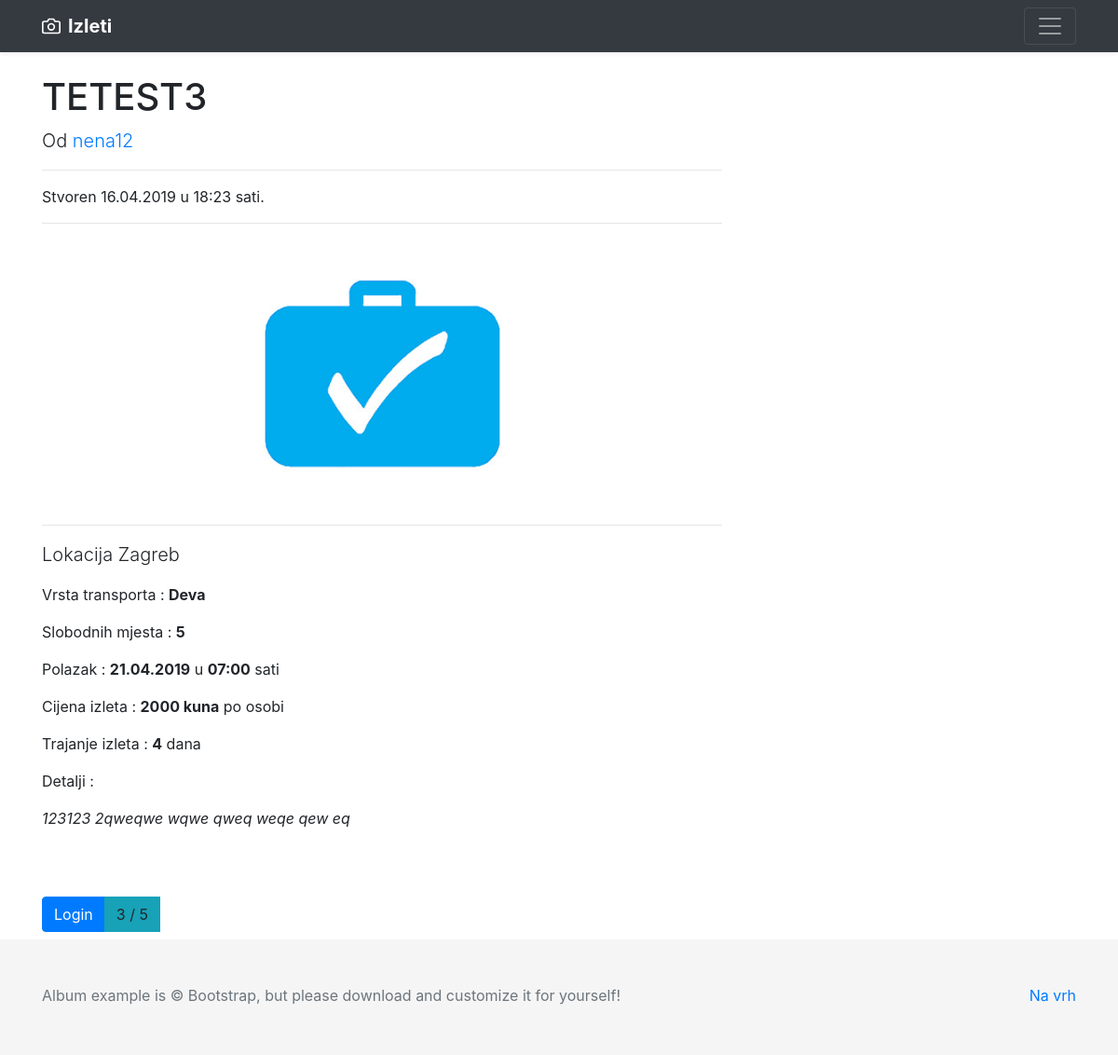
The page /show_trip/3 on the database its author committed.
### app/models.py (models this page shows, shortened)
class Trip(db.Model):
    id = db.Column(db.Integer, primary_key=True)
    name = db.Column(db.String(50), unique=True, nullable=False)
    location = db.Column(db.String(100), nullable=False)
    user_id = db.Column(db.Integer, db.ForeignKey('user.id'), nullable=False)
    date_created = db.Column(db.DateTime, nullable=False, default=datetime.utcnow)
    price = db.Column(db.Integer, nullable=False)
    people_number = db.Column(db.Integer, nullable=False)
    starting_at = db.Column(db.DateTime, nullable=False)
    transport_type = db.Column(db.String(30), nullable=False)
    trip_duration = db.Column(db.Integer, nullable=False)
    details = db.Column(db.Text, nullable=False)
    image_file = db.Column(db.String(20), nullable=False, default='trip_default.jpg')

class User(db.Model, UserMixin):
    id = db.Column(db.Integer, primary_key=True)
    first_name = db.Column(db.String(25), nullable=False)
    last_name = db.Column(db.String(25), nullable=False)
    full_name = db.Column(db.String(51), nullable=False)
    username = db.Column(db.String(20), unique=True, nullable=False)
    email = db.Column(db.String(50), unique=True, nullable=False)
    address = db.Column(db.String(60))
    country = db.Column(db.String(30))
    phone_number = db.Column(db.String(25))
    gender = db.Column(db.Enum('male', 'female'), nullable=False)
    birth_date = db.Column(db.Date)
    about_me = db.Column(db.String(120))
    date_joined = db.Column(db.DateTime, nullable=False, default=datetime.utcnow)
    active = db.Column(db.Enum('yes', 'no'), default='yes')
    image_file = db.Column(db.String(20), nullable=False, default='default.jpg')
    password = db.Column(db.String(60), nullable=False)
    trips = db.relationship('Trip', backref='author', lazy=True)
    trips_joined = db.relationship('Trip', secondary=user_identifier, lazy='subquery',
                                   backref=db.backref('users', lazy=True))

### app/trips/routes.py (the view)
@trips.route("/show_trip/<int:trip_id>")
def show_trip(trip_id):
    selected_trip = Trip.query.get_or_404(trip_id)
    counter = 0
    for user in selected_trip.users:
        counter+=1                      # broj korisnika prijavljenih na izlet
    users = User.query.filter(User.trips_joined.any(id=trip_id)).all()
    mylist = [x.username for x in users]
    print(mylist)
    return render_template('show_trip2.html', title=selected_trip.location, trip=selected_trip,
                           users=users, counter=counter, mylist=mylist)

### app/templates/show_trip2.html (shortened to what this page needs)
{% extends "layout.html" %}
{% block content %}
{% set iterated = {'i': False} %}
  <div class="container">
    <div class="row">
      <div class="col-lg-8">
        <h1 class="mt-4">{{ trip.name }}</h1>
        <p class="lead">
          Od
          <a href="{{ url_for("users.user_trips", id=trip.author.id) }}">{{ trip.author.username }}</a>
        </p>
        <hr>
        <p>Stvoren {{ trip.date_created.strftime('%d.%m.%Y') }} u {{ trip.date_created.strftime('%H:%M') }} sati.</p>
        <hr>
        <img class="img-fluid rounded" src="{{ url_for('static', filename='trip_pics/' + trip.image_file) }}" alt="">
        <hr>
        <p class="lead">Lokacija {{ trip.location }}</p>
        <p>Vrsta transporta : <b>{{ trip.transport_type }}</b></p>
        <p>Slobodnih mjesta : <b>{{ trip.people_number }}</b></p>
        <p>Polazak : <b>{{ trip.starting_at.strftime('%d.%m.%Y') }}</b>
        u <b>{{ trip.starting_at.strftime('%H:%M') }}</b> sati</p>
        <p>Cijena izleta : <b>{{ trip.price }} kuna</b> po osobi</p>
        <p>Trajanje izleta : <b>{{ trip.trip_duration }}</b> dana</p>
        <p>Detalji :</p>
        <p><i>{{ trip.details }}</i></p>
        <br><br>
      <div class="btn-group">
        {% if current_user.is_authenticated %}
            {% set iterated = {'i': False} %}
            {% for trip_joined in current_user.trips_joined %}
               {% if trip.id==trip_joined.id  %}
                 <div hidden>{{ iterated.update({'i':True}) }}</div>
               {% endif %}
            {% endfor %}
            {% if not iterated.i %}
                <a href="{{ url_for('users.add_traveler', trip_id=trip.id) }}" class="btn btn-primary my-2">Prijavi se</a>
            {% elif  iterated.i %}
                <a href="{{ url_for('users.remove_traveler', trip_id=trip.id) }}" class="btn btn-warning my-2">Odjavi se</a>
            {% endif %}
        {% else %}
            <a href="{{ url_for('users.login') }}" class="btn btn-primary my-2">Login</a>
        {% endif %}
        <a id="myBtn2" class="btn btn-info my-2" onclick="test1(0, {{ mydict }})" role="button">{{ counter }} / {{ trip.people_number }}</a>
    </div>
      </div>
      <div class="col-md-4">
      </div>
    </div>
  </div>
{% endblock content %}

### rows shown on the page
Trip: name "TETEST3", date_created "16.04.2019", date_created "18:23", image_file (placeholder picture), location "Zagreb", transport_type "Deva", people_number "5", starting_at "21.04.2019", starting_at "07:00", price "2000", trip_duration "4", details "123123 2qweqwe wqwe qweq weqe qew eq"
User: author.username "nena12"

### other values the page prints
{{ counter }} "3"
